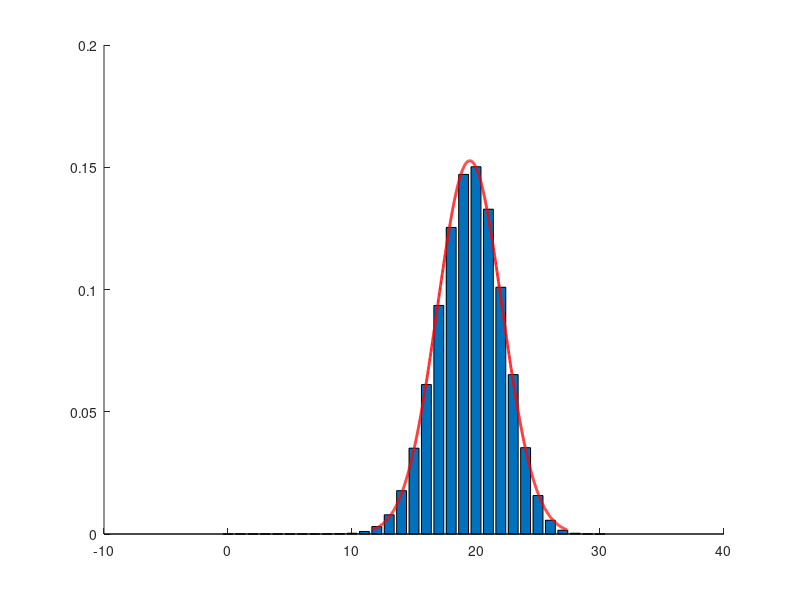

Write the MATLAB code that produced this figure.
clear all
clc
close all

n = 30;
p = 0.65;
k = 0 : n;
y = pdf('bino',k,n,p);

figure(1)
hold on
bar(k,y);

mu = n * p;
sig = sqrt(n * p * (1-p));
x = mu - 3 * sig : 0.01 : mu + 3 * sig;
z = pdf('Normal', x, mu, sig);

plot(x, z, 'Color', 'r', 'LineWidth', 2);